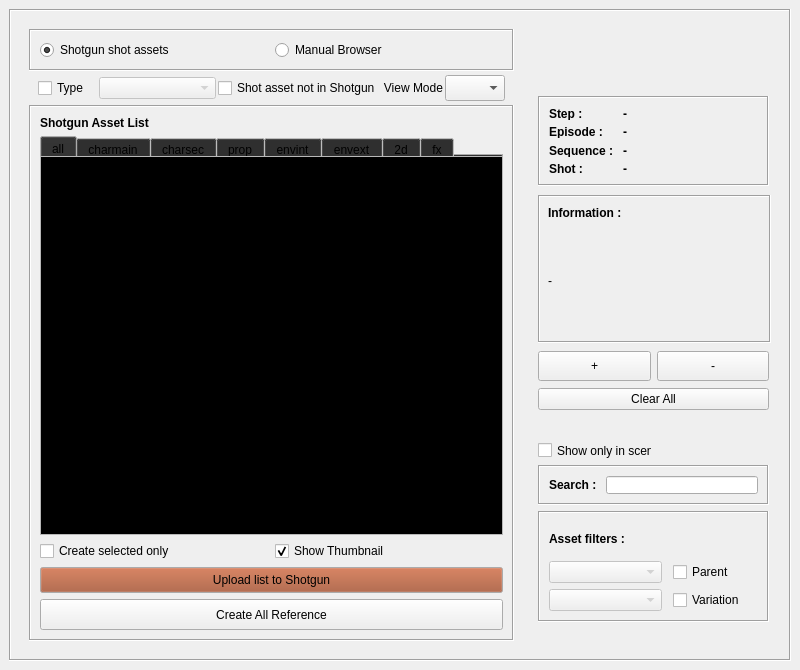
<?xml version="1.0" encoding="UTF-8"?>
<ui version="4.0">
 <class>loaderWindow</class>
 <widget class="QMainWindow" name="loaderWindow">
  <property name="geometry">
   <rect>
    <x>0</x>
    <y>0</y>
    <width>800</width>
    <height>670</height>
   </rect>
  </property>
  <property name="minimumSize">
   <size>
    <width>800</width>
    <height>0</height>
   </size>
  </property>
  <property name="windowTitle">
   <string>Arx Anim Loader v.1.0</string>
  </property>
  <widget class="QWidget" name="centralwidget">
   <layout class="QHBoxLayout" name="horizontalLayout_3">
    <item>
     <widget class="QFrame" name="frame">
      <property name="frameShape">
       <enum>QFrame::Box</enum>
      </property>
      <property name="frameShadow">
       <enum>QFrame::Sunken</enum>
      </property>
      <layout class="QHBoxLayout" name="horizontalLayout_15">
       <item>
        <widget class="QFrame" name="frame_5">
         <property name="minimumSize">
          <size>
           <width>311</width>
           <height>611</height>
          </size>
         </property>
         <property name="frameShape">
          <enum>QFrame::NoFrame</enum>
         </property>
         <property name="frameShadow">
          <enum>QFrame::Raised</enum>
         </property>
         <layout class="QVBoxLayout" name="verticalLayout_3">
          <property name="spacing">
           <number>2</number>
          </property>
          <item>
           <widget class="QFrame" name="frame_3">
            <property name="frameShape">
             <enum>QFrame::Box</enum>
            </property>
            <property name="frameShadow">
             <enum>QFrame::Sunken</enum>
            </property>
            <layout class="QHBoxLayout" name="horizontalLayout">
             <item>
              <widget class="QRadioButton" name="shotgun_radioButton">
               <property name="text">
                <string>Shotgun shot assets</string>
               </property>
               <property name="checked">
                <bool>true</bool>
               </property>
              </widget>
             </item>
             <item>
              <widget class="QRadioButton" name="manualBrowser_radioButton">
               <property name="text">
                <string>Manual Browser</string>
               </property>
              </widget>
             </item>
            </layout>
           </widget>
          </item>
          <item>
           <widget class="QFrame" name="frame_6">
            <property name="frameShape">
             <enum>QFrame::NoFrame</enum>
            </property>
            <property name="frameShadow">
             <enum>QFrame::Raised</enum>
            </property>
            <layout class="QHBoxLayout" name="horizontalLayout_6" stretch="1,2,0,1,1">
             <property name="spacing">
              <number>2</number>
             </property>
             <property name="leftMargin">
              <number>9</number>
             </property>
             <property name="topMargin">
              <number>2</number>
             </property>
             <property name="rightMargin">
              <number>9</number>
             </property>
             <property name="bottomMargin">
              <number>2</number>
             </property>
             <item>
              <widget class="QCheckBox" name="type_checkBox">
               <property name="text">
                <string>Type</string>
               </property>
              </widget>
             </item>
             <item>
              <widget class="QComboBox" name="type_comboBox">
               <property name="enabled">
                <bool>false</bool>
               </property>
              </widget>
             </item>
             <item>
              <widget class="QCheckBox" name="showMayaAsset_checkBox">
               <property name="text">
                <string>Shot asset not in Shotgun</string>
               </property>
              </widget>
             </item>
             <item>
              <widget class="QLabel" name="label_4">
               <property name="font">
                <font>
                 <weight>50</weight>
                 <bold>false</bold>
                </font>
               </property>
               <property name="text">
                <string>View Mode</string>
               </property>
               <property name="alignment">
                <set>Qt::AlignRight|Qt::AlignTrailing|Qt::AlignVCenter</set>
               </property>
              </widget>
             </item>
             <item>
              <widget class="QComboBox" name="viewMode_comboBox">
               <property name="maximumSize">
                <size>
                 <width>60</width>
                 <height>30</height>
                </size>
               </property>
               <property name="font">
                <font>
                 <pointsize>11</pointsize>
                </font>
               </property>
              </widget>
             </item>
            </layout>
           </widget>
          </item>
          <item>
           <widget class="QFrame" name="frame_2">
            <property name="minimumSize">
             <size>
              <width>291</width>
              <height>520</height>
             </size>
            </property>
            <property name="frameShape">
             <enum>QFrame::Box</enum>
            </property>
            <property name="frameShadow">
             <enum>QFrame::Sunken</enum>
            </property>
            <layout class="QVBoxLayout" name="verticalLayout">
             <item>
              <layout class="QHBoxLayout" name="horizontalLayout_5" stretch="2,1">
               <item>
                <widget class="QLabel" name="main_label">
                 <property name="font">
                  <font>
                   <weight>75</weight>
                   <bold>true</bold>
                  </font>
                 </property>
                 <property name="text">
                  <string>Shotgun Asset List</string>
                 </property>
                </widget>
               </item>
               <item>
                <widget class="QLabel" name="extra_label">
                 <property name="text">
                  <string/>
                 </property>
                 <property name="alignment">
                  <set>Qt::AlignCenter</set>
                 </property>
                </widget>
               </item>
              </layout>
             </item>
             <item>
              <layout class="QVBoxLayout" name="verticalLayout_7" stretch="1,12">
               <property name="spacing">
                <number>0</number>
               </property>
               <item>
                <widget class="QTabWidget" name="asset_tabWidget">
                 <property name="maximumSize">
                  <size>
                   <width>16777215</width>
                   <height>20</height>
                  </size>
                 </property>
                 <property name="palette">
                  <palette>
                   <active>
                    <colorrole role="Button">
                     <brush brushstyle="SolidPattern">
                      <color alpha="255">
                       <red>40</red>
                       <green>40</green>
                       <blue>40</blue>
                      </color>
                     </brush>
                    </colorrole>
                    <colorrole role="Shadow">
                     <brush brushstyle="SolidPattern">
                      <color alpha="255">
                       <red>20</red>
                       <green>20</green>
                       <blue>20</blue>
                      </color>
                     </brush>
                    </colorrole>
                   </active>
                   <inactive>
                    <colorrole role="Button">
                     <brush brushstyle="SolidPattern">
                      <color alpha="255">
                       <red>40</red>
                       <green>40</green>
                       <blue>40</blue>
                      </color>
                     </brush>
                    </colorrole>
                    <colorrole role="Shadow">
                     <brush brushstyle="SolidPattern">
                      <color alpha="255">
                       <red>20</red>
                       <green>20</green>
                       <blue>20</blue>
                      </color>
                     </brush>
                    </colorrole>
                   </inactive>
                   <disabled>
                    <colorrole role="Button">
                     <brush brushstyle="SolidPattern">
                      <color alpha="255">
                       <red>40</red>
                       <green>40</green>
                       <blue>40</blue>
                      </color>
                     </brush>
                    </colorrole>
                    <colorrole role="Shadow">
                     <brush brushstyle="SolidPattern">
                      <color alpha="255">
                       <red>20</red>
                       <green>20</green>
                       <blue>20</blue>
                      </color>
                     </brush>
                    </colorrole>
                   </disabled>
                  </palette>
                 </property>
                 <property name="currentIndex">
                  <number>0</number>
                 </property>
                 <property name="elideMode">
                  <enum>Qt::ElideNone</enum>
                 </property>
                 <widget class="QWidget" name="all">
                  <attribute name="title">
                   <string>all</string>
                  </attribute>
                 </widget>
                 <widget class="QWidget" name="charmain_2">
                  <attribute name="title">
                   <string>charmain</string>
                  </attribute>
                  <layout class="QVBoxLayout" name="verticalLayout_13"/>
                 </widget>
                 <widget class="QWidget" name="charsec_2">
                  <attribute name="title">
                   <string>charsec</string>
                  </attribute>
                  <layout class="QVBoxLayout" name="verticalLayout_8"/>
                 </widget>
                 <widget class="QWidget" name="prop_2">
                  <attribute name="title">
                   <string>prop</string>
                  </attribute>
                  <layout class="QVBoxLayout" name="verticalLayout_9"/>
                 </widget>
                 <widget class="QWidget" name="envint_2">
                  <attribute name="title">
                   <string>envint</string>
                  </attribute>
                  <layout class="QVBoxLayout" name="verticalLayout_10"/>
                 </widget>
                 <widget class="QWidget" name="envext_2">
                  <attribute name="title">
                   <string>envext</string>
                  </attribute>
                  <layout class="QVBoxLayout" name="verticalLayout_11"/>
                 </widget>
                 <widget class="QWidget" name="twoD_2">
                  <attribute name="title">
                   <string>2d</string>
                  </attribute>
                  <layout class="QVBoxLayout" name="verticalLayout_12"/>
                 </widget>
                 <widget class="QWidget" name="fx_2">
                  <attribute name="title">
                   <string>fx</string>
                  </attribute>
                  <layout class="QVBoxLayout" name="verticalLayout_14"/>
                 </widget>
                </widget>
               </item>
               <item>
                <widget class="QListWidget" name="main_listWidget">
                 <property name="palette">
                  <palette>
                   <active>
                    <colorrole role="Base">
                     <brush brushstyle="SolidPattern">
                      <color alpha="255">
                       <red>0</red>
                       <green>0</green>
                       <blue>0</blue>
                      </color>
                     </brush>
                    </colorrole>
                   </active>
                   <inactive>
                    <colorrole role="Base">
                     <brush brushstyle="SolidPattern">
                      <color alpha="255">
                       <red>0</red>
                       <green>0</green>
                       <blue>0</blue>
                      </color>
                     </brush>
                    </colorrole>
                   </inactive>
                   <disabled>
                    <colorrole role="Base">
                     <brush brushstyle="SolidPattern">
                      <color alpha="255">
                       <red>240</red>
                       <green>240</green>
                       <blue>240</blue>
                      </color>
                     </brush>
                    </colorrole>
                   </disabled>
                  </palette>
                 </property>
                 <property name="font">
                  <font>
                   <pointsize>9</pointsize>
                   <weight>75</weight>
                   <bold>true</bold>
                  </font>
                 </property>
                 <property name="contextMenuPolicy">
                  <enum>Qt::CustomContextMenu</enum>
                 </property>
                 <property name="defaultDropAction">
                  <enum>Qt::IgnoreAction</enum>
                 </property>
                 <property name="selectionMode">
                  <enum>QAbstractItemView::ExtendedSelection</enum>
                 </property>
                 <property name="movement">
                  <enum>QListView::Static</enum>
                 </property>
                 <property name="isWrapping" stdset="0">
                  <bool>false</bool>
                 </property>
                 <property name="resizeMode">
                  <enum>QListView::Adjust</enum>
                 </property>
                 <property name="layoutMode">
                  <enum>QListView::SinglePass</enum>
                 </property>
                 <property name="viewMode">
                  <enum>QListView::ListMode</enum>
                 </property>
                 <property name="wordWrap">
                  <bool>true</bool>
                 </property>
                 <property name="sortingEnabled">
                  <bool>false</bool>
                 </property>
                </widget>
               </item>
              </layout>
             </item>
             <item>
              <layout class="QHBoxLayout" name="horizontalLayout_4">
               <item>
                <widget class="QCheckBox" name="selectedReference_checkBox">
                 <property name="text">
                  <string>Create selected only</string>
                 </property>
                 <property name="checked">
                  <bool>false</bool>
                 </property>
                </widget>
               </item>
               <item>
                <widget class="QCheckBox" name="thumbnail_checkBox">
                 <property name="text">
                  <string>Show Thumbnail</string>
                 </property>
                 <property name="checked">
                  <bool>true</bool>
                 </property>
                </widget>
               </item>
              </layout>
             </item>
             <item>
              <widget class="QPushButton" name="uploadAsset_pushButton">
               <property name="minimumSize">
                <size>
                 <width>0</width>
                 <height>26</height>
                </size>
               </property>
               <property name="palette">
                <palette>
                 <active>
                  <colorrole role="Button">
                   <brush brushstyle="SolidPattern">
                    <color alpha="255">
                     <red>162</red>
                     <green>79</green>
                     <blue>46</blue>
                    </color>
                   </brush>
                  </colorrole>
                 </active>
                 <inactive>
                  <colorrole role="Button">
                   <brush brushstyle="SolidPattern">
                    <color alpha="255">
                     <red>162</red>
                     <green>79</green>
                     <blue>46</blue>
                    </color>
                   </brush>
                  </colorrole>
                 </inactive>
                 <disabled>
                  <colorrole role="Button">
                   <brush brushstyle="SolidPattern">
                    <color alpha="255">
                     <red>162</red>
                     <green>79</green>
                     <blue>46</blue>
                    </color>
                   </brush>
                  </colorrole>
                 </disabled>
                </palette>
               </property>
               <property name="text">
                <string>Upload list to Shotgun</string>
               </property>
              </widget>
             </item>
             <item>
              <widget class="QPushButton" name="createReference_pushButton">
               <property name="minimumSize">
                <size>
                 <width>271</width>
                 <height>31</height>
                </size>
               </property>
               <property name="text">
                <string>Create All Reference</string>
               </property>
              </widget>
             </item>
            </layout>
           </widget>
          </item>
         </layout>
        </widget>
       </item>
       <item>
        <widget class="QFrame" name="frame_4">
         <property name="minimumSize">
          <size>
           <width>251</width>
           <height>611</height>
          </size>
         </property>
         <property name="maximumSize">
          <size>
           <width>251</width>
           <height>900</height>
          </size>
         </property>
         <property name="frameShape">
          <enum>QFrame::NoFrame</enum>
         </property>
         <property name="frameShadow">
          <enum>QFrame::Raised</enum>
         </property>
         <widget class="QFrame" name="filter_frame">
          <property name="geometry">
           <rect>
            <x>9</x>
            <y>491</y>
            <width>231</width>
            <height>111</height>
           </rect>
          </property>
          <property name="frameShape">
           <enum>QFrame::Box</enum>
          </property>
          <property name="frameShadow">
           <enum>QFrame::Sunken</enum>
          </property>
          <layout class="QGridLayout" name="gridLayout_2" columnstretch="4,3">
           <property name="horizontalSpacing">
            <number>11</number>
           </property>
           <item row="2" column="0">
            <widget class="QComboBox" name="parent_comboBox">
             <property name="enabled">
              <bool>false</bool>
             </property>
            </widget>
           </item>
           <item row="3" column="1">
            <widget class="QCheckBox" name="variation_checkBox">
             <property name="text">
              <string>Variation</string>
             </property>
            </widget>
           </item>
           <item row="3" column="0">
            <widget class="QComboBox" name="variation_comboBox">
             <property name="enabled">
              <bool>false</bool>
             </property>
            </widget>
           </item>
           <item row="2" column="1">
            <widget class="QCheckBox" name="parent_checkBox">
             <property name="text">
              <string>Parent</string>
             </property>
            </widget>
           </item>
           <item row="0" column="0">
            <widget class="QLabel" name="label_9">
             <property name="font">
              <font>
               <weight>75</weight>
               <bold>true</bold>
              </font>
             </property>
             <property name="text">
              <string>Asset filters : </string>
             </property>
            </widget>
           </item>
          </layout>
         </widget>
         <widget class="QFrame" name="projectInfo_frame">
          <property name="geometry">
           <rect>
            <x>9</x>
            <y>76</y>
            <width>231</width>
            <height>90</height>
           </rect>
          </property>
          <property name="maximumSize">
           <size>
            <width>233</width>
            <height>93</height>
           </size>
          </property>
          <property name="frameShape">
           <enum>QFrame::Box</enum>
          </property>
          <property name="frameShadow">
           <enum>QFrame::Sunken</enum>
          </property>
          <layout class="QGridLayout" name="gridLayout" columnstretch="1,2">
           <item row="2" column="0">
            <widget class="QLabel" name="label_3">
             <property name="font">
              <font>
               <weight>75</weight>
               <bold>true</bold>
              </font>
             </property>
             <property name="text">
              <string>Sequence : </string>
             </property>
            </widget>
           </item>
           <item row="3" column="1">
            <widget class="QLabel" name="shot_label">
             <property name="font">
              <font>
               <weight>75</weight>
               <bold>true</bold>
              </font>
             </property>
             <property name="text">
              <string>-</string>
             </property>
            </widget>
           </item>
           <item row="3" column="0">
            <widget class="QLabel" name="label_5">
             <property name="font">
              <font>
               <weight>75</weight>
               <bold>true</bold>
              </font>
             </property>
             <property name="text">
              <string>Shot : </string>
             </property>
            </widget>
           </item>
           <item row="1" column="1">
            <widget class="QLabel" name="episode_label">
             <property name="font">
              <font>
               <weight>75</weight>
               <bold>true</bold>
              </font>
             </property>
             <property name="text">
              <string>-</string>
             </property>
            </widget>
           </item>
           <item row="1" column="0">
            <widget class="QLabel" name="label">
             <property name="font">
              <font>
               <weight>75</weight>
               <bold>true</bold>
              </font>
             </property>
             <property name="text">
              <string>Episode : </string>
             </property>
            </widget>
           </item>
           <item row="2" column="1">
            <widget class="QLabel" name="sequence_label">
             <property name="font">
              <font>
               <weight>75</weight>
               <bold>true</bold>
              </font>
             </property>
             <property name="text">
              <string>-</string>
             </property>
            </widget>
           </item>
           <item row="0" column="0">
            <widget class="QLabel" name="label_2">
             <property name="font">
              <font>
               <weight>75</weight>
               <bold>true</bold>
              </font>
             </property>
             <property name="text">
              <string>Step : </string>
             </property>
            </widget>
           </item>
           <item row="0" column="1">
            <widget class="QLabel" name="step_label">
             <property name="font">
              <font>
               <weight>75</weight>
               <bold>true</bold>
              </font>
             </property>
             <property name="text">
              <string>-</string>
             </property>
            </widget>
           </item>
          </layout>
         </widget>
         <widget class="QFrame" name="inforamtion_frame">
          <property name="geometry">
           <rect>
            <x>9</x>
            <y>175</y>
            <width>233</width>
            <height>152</height>
           </rect>
          </property>
          <property name="minimumSize">
           <size>
            <width>233</width>
            <height>148</height>
           </size>
          </property>
          <property name="maximumSize">
           <size>
            <width>233</width>
            <height>138</height>
           </size>
          </property>
          <property name="frameShape">
           <enum>QFrame::Box</enum>
          </property>
          <property name="frameShadow">
           <enum>QFrame::Sunken</enum>
          </property>
          <widget class="QLabel" name="label_15">
           <property name="geometry">
            <rect>
             <x>10</x>
             <y>10</y>
             <width>91</width>
             <height>16</height>
            </rect>
           </property>
           <property name="font">
            <font>
             <weight>75</weight>
             <bold>true</bold>
            </font>
           </property>
           <property name="text">
            <string>Information : </string>
           </property>
          </widget>
          <widget class="QLabel" name="information_label">
           <property name="geometry">
            <rect>
             <x>10</x>
             <y>30</y>
             <width>211</width>
             <height>111</height>
            </rect>
           </property>
           <property name="font">
            <font>
             <pointsize>9</pointsize>
             <weight>50</weight>
             <bold>false</bold>
            </font>
           </property>
           <property name="text">
            <string>-</string>
           </property>
          </widget>
         </widget>
         <widget class="QCheckBox" name="showSceneAsset_checkBox">
          <property name="geometry">
           <rect>
            <x>9</x>
            <y>422</y>
            <width>114</width>
            <height>17</height>
           </rect>
          </property>
          <property name="text">
           <string>Show only in scene</string>
          </property>
          <property name="checked">
           <bool>false</bool>
          </property>
         </widget>
         <widget class="QFrame" name="search_frame">
          <property name="geometry">
           <rect>
            <x>9</x>
            <y>445</y>
            <width>231</width>
            <height>40</height>
           </rect>
          </property>
          <property name="minimumSize">
           <size>
            <width>0</width>
            <height>0</height>
           </size>
          </property>
          <property name="maximumSize">
           <size>
            <width>233</width>
            <height>40</height>
           </size>
          </property>
          <property name="frameShape">
           <enum>QFrame::Box</enum>
          </property>
          <property name="frameShadow">
           <enum>QFrame::Sunken</enum>
          </property>
          <layout class="QHBoxLayout" name="horizontalLayout_2">
           <item>
            <widget class="QLabel" name="label_7">
             <property name="font">
              <font>
               <weight>75</weight>
               <bold>true</bold>
              </font>
             </property>
             <property name="text">
              <string>Search : </string>
             </property>
            </widget>
           </item>
           <item>
            <widget class="QLineEdit" name="search_lineEdit">
             <property name="text">
              <string/>
             </property>
            </widget>
           </item>
          </layout>
         </widget>
         <widget class="QWidget" name="verticalLayoutWidget">
          <property name="geometry">
           <rect>
            <x>9</x>
            <y>330</y>
            <width>231</width>
            <height>63</height>
           </rect>
          </property>
          <layout class="QVBoxLayout" name="verticalLayout_5">
           <item>
            <layout class="QHBoxLayout" name="horizontalLayout_14">
             <item>
              <widget class="QPushButton" name="add_pushButton">
               <property name="minimumSize">
                <size>
                 <width>30</width>
                 <height>30</height>
                </size>
               </property>
               <property name="text">
                <string>+</string>
               </property>
              </widget>
             </item>
             <item>
              <widget class="QPushButton" name="remove_pushButton">
               <property name="minimumSize">
                <size>
                 <width>30</width>
                 <height>30</height>
                </size>
               </property>
               <property name="text">
                <string>-</string>
               </property>
              </widget>
             </item>
            </layout>
           </item>
           <item>
            <widget class="QPushButton" name="clear_pushButton">
             <property name="text">
              <string>Clear All</string>
             </property>
            </widget>
           </item>
          </layout>
         </widget>
         <widget class="QLabel" name="logo_label">
          <property name="geometry">
           <rect>
            <x>9</x>
            <y>9</y>
            <width>221</width>
            <height>61</height>
           </rect>
          </property>
          <property name="minimumSize">
           <size>
            <width>221</width>
            <height>61</height>
           </size>
          </property>
          <property name="maximumSize">
           <size>
            <width>221</width>
            <height>61</height>
           </size>
          </property>
          <property name="font">
           <font>
            <weight>75</weight>
            <bold>true</bold>
           </font>
          </property>
          <property name="text">
           <string/>
          </property>
         </widget>
        </widget>
       </item>
      </layout>
     </widget>
    </item>
   </layout>
  </widget>
  <widget class="QMenuBar" name="menubar">
   <property name="geometry">
    <rect>
     <x>0</x>
     <y>0</y>
     <width>800</width>
     <height>21</height>
    </rect>
   </property>
  </widget>
 </widget>
 <resources/>
 <connections>
  <connection>
   <sender>type_checkBox</sender>
   <signal>toggled(bool)</signal>
   <receiver>type_comboBox</receiver>
   <slot>setEnabled(bool)</slot>
   <hints>
    <hint type="sourcelabel">
     <x>470</x>
     <y>550</y>
    </hint>
    <hint type="destinationlabel">
     <x>414</x>
     <y>550</y>
    </hint>
   </hints>
  </connection>
  <connection>
   <sender>parent_checkBox</sender>
   <signal>toggled(bool)</signal>
   <receiver>parent_comboBox</receiver>
   <slot>setEnabled(bool)</slot>
   <hints>
    <hint type="sourcelabel">
     <x>466</x>
     <y>579</y>
    </hint>
    <hint type="destinationlabel">
     <x>417</x>
     <y>573</y>
    </hint>
   </hints>
  </connection>
  <connection>
   <sender>variation_checkBox</sender>
   <signal>toggled(bool)</signal>
   <receiver>variation_comboBox</receiver>
   <slot>setEnabled(bool)</slot>
   <hints>
    <hint type="sourcelabel">
     <x>468</x>
     <y>604</y>
    </hint>
    <hint type="destinationlabel">
     <x>432</x>
     <y>598</y>
    </hint>
   </hints>
  </connection>
 </connections>
</ui>
